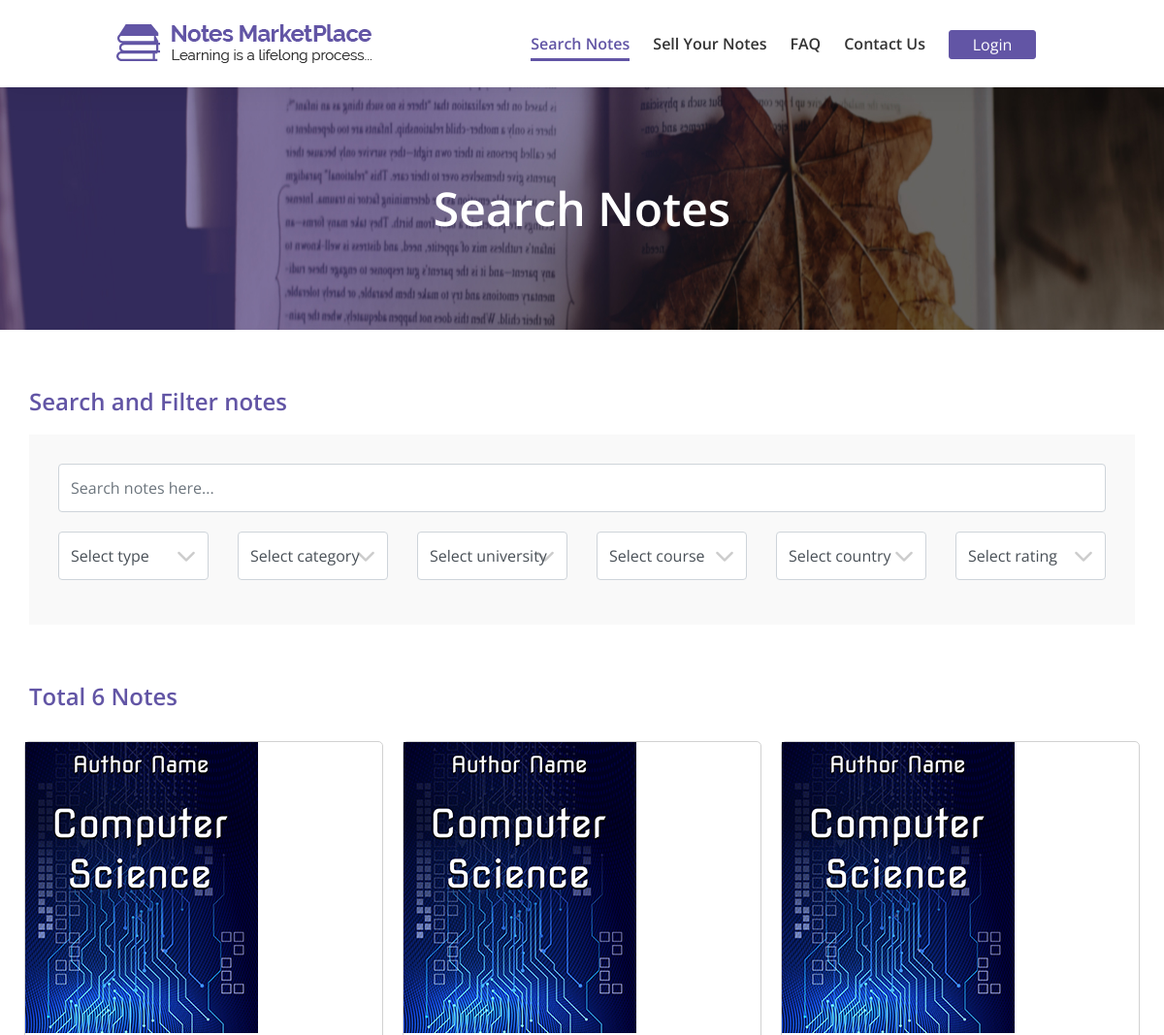
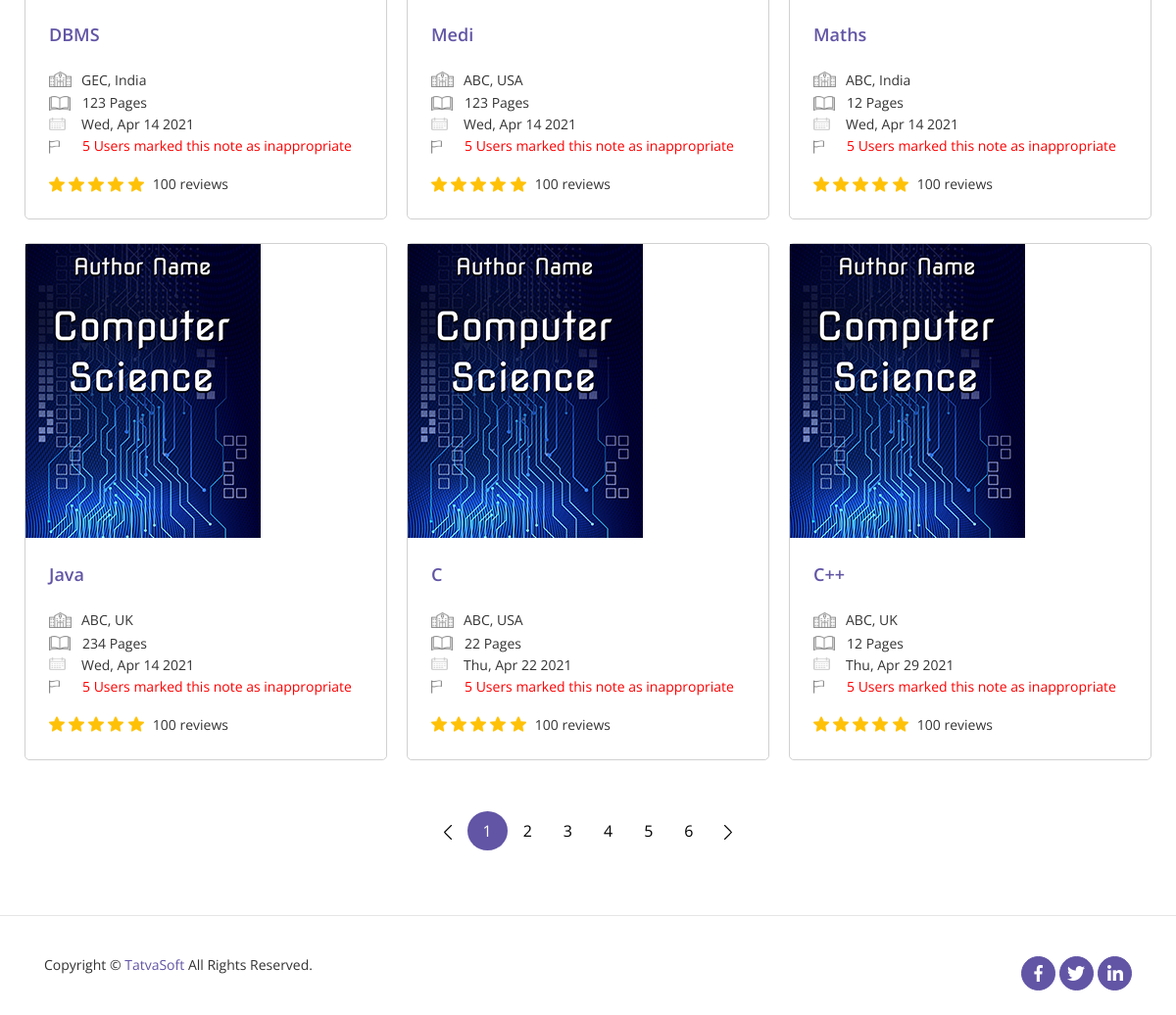
The app's page /mvc1/front/include/search-notes.php?user_id=34 (signed in) with its own data (2 pictures, top to bottom).
### tables this page shows
CREATE TABLE `seller_notes` (
  `ID` int(11) NOT NULL COMMENT 'PRIMARY KEY',
  `SellerID` int(11) NOT NULL COMMENT 'FOREIGN KEY relationship with Users table.',
  `Status` int(11) NOT NULL COMMENT 'FOREIGN KEY relationship with ReferenceData table.',
  `ActionedBy` int(11) DEFAULT NULL COMMENT 'FOREIGN KEY relationship with Users table.',
  `AdminRemarks` varchar(255) DEFAULT NULL,
  `PublishedDate` datetime DEFAULT NULL COMMENT 'Date and time when admin approves  a record.',
  `Title` varchar(100) NOT NULL,
  `Category` int(11) NOT NULL COMMENT 'FOREIGN KEY relationship with NotesCategory  table.',
  `DisplayPicture` varchar(500) DEFAULT NULL,
  `NoteType` int(11) DEFAULT NULL COMMENT 'FOREIGN KEY relationship with NoteTypes table.',
  `NumberofPages` int(11) DEFAULT NULL,
  `Description` varchar(255) NOT NULL,
  `UniversityName` varchar(200) DEFAULT NULL,
  `Country` int(11) DEFAULT NULL COMMENT 'FOREIGN KEY relationship with Country table.',
  `Course` varchar(100) DEFAULT NULL,
  `CourseCode` varchar(100) DEFAULT NULL,
  `Professor` varchar(100) DEFAULT NULL,
  `IsPaid` bit(1) NOT NULL COMMENT 'Set false if selling mode is free and set true if selling mode is paid.',
  `SellingPrice` decimal(10,0) DEFAULT NULL COMMENT 'if selling mode is paid - selling price cannot be a null',
  `NotesPreview` varchar(255) DEFAULT NULL COMMENT 'if selling mode is paid - note preview cannot be a null',
  `CreatedDate` datetime DEFAULT NULL,
  `CreatedBy` int(11) DEFAULT NULL,
  `ModifiedDate` datetime DEFAULT NULL,
  `ModifiedBy` int(11) DEFAULT NULL,
  `IsActive` bit(1) NOT NULL
);

CREATE TABLE `countries` (
  `ID` int(11) NOT NULL COMMENT 'PRIMARY KEY',
  `Name` varchar(100) NOT NULL,
  `CountryCode` varchar(100) NOT NULL,
  `CreatedDate` datetime DEFAULT NULL,
  `CreatedBy` int(11) DEFAULT NULL,
  `ModifiedDate` datetime DEFAULT NULL,
  `ModifiedBy` int(11) DEFAULT NULL,
  `IsActive` bit(1) NOT NULL
);

### mvc1/front/include/search-notes.php (the view, shortened to what this page needs)
<?php
    include 'connection.php';
    if(isset($_SESSION['user_id'])){
        $user_id = $_SESSION['user_id'];
    }
?>
<!DOCTYPE html>
<html lang="en">
<head>
    <link rel="stylesheet" href="../css/bootstrap/bootstrap.min.css">
    <link rel="stylesheet" href="../css/style.css">
</head>
<body>
    <section class="nav-bar">
        <nav class="navbar navbar-expand-lg navbar-light fixed-top">
            <a class="navbar-brand" href="home.html">
                <img src="../img/home/logo.png" alt="Logo">
            </a>
            <div class="collapse navbar-collapse" id="navbarNav">
                <ul class="navbar-nav ml-auto">
                    <li class="nav-item active">
                        <a class="nav-link" href="<?php if(isset($_SESSION['user_id'])){ echo "search-notes.php?user_id=".$user_id;} else {echo "search-notes.php";}?>">Search Notes</a>
                    </li>
                    <li class="nav-item">
                        <a class="nav-link" href="<?php if(isset($_SESSION['user_id'])){ echo "dashboard.php?user_id=".$user_id;} else {echo "login.php";} ?>">Sell Your Notes</a>
                    </li>
                    <li class="nav-item">
                        <a class="nav-link" href="faq.html">FAQ</a>
                    </li>
                    <li class="nav-item">
                        <a class="nav-link" href="<?php if(isset($_SESSION['user_id'])){ echo "contact-us.php?user_id=".$user_id;} else {echo "contact-us.php";} ?>">Contact Us</a>
                    </li>
                    <li class="nav-item">
                        <a class="nav-link" href="login.php"><button type="button" class="btn btn-primary btn-login">Login</button></a>
                    </li>
                </ul>
            </div>
        </nav>
    </section>
    <section id="title">
        <div id="title-content">
            <div class="container">
                <div class="row">
                    <div id="title-content-inner">
                        <div id="title-heading">
                            Search Notes
                        </div>
                    </div>
                </div>
            </div>
        </div>
    </section>
    <section class="search">
        <div class="container">
            <div class="search-filter">
                <div class="row">
                    <div class="col-md-12">
                        <h1 class="title">Search and Filter notes</h1>
                    </div>
                </div>
                <div class="filtering">
                    <div class="row">
                        <div class="col-md-12">
                            <input class="form-control me-2" id="search1" type="search"
                                placeholder="Search notes here..." aria-label="Search">
                        </div>
                    </div>
                    <div class="row" id="filter">
                        <div class="col-md-2 col-sm-4">
                            <div class="form-group">
                                <select id="dropdownType1" class="form-control">
                                    <option selected>Select type</option>
                                </select>
                            </div>
                        </div>
                        <div class="col-md-2 col-sm-4">
                            <div class="form-group">
                                <select id="dropdownCategory1" class="form-control">
                                    <option selected>Select category</option>
                                </select>
                            </div>
                        </div>
                        <div class="col-md-2 col-sm-4">
                            <div class="form-group">
                                <select id="dropdownUniversity1" class="form-control">
                                    <option selected>Select university</option>
                                </select>
                            </div>
                        </div>
                        <div class="col-md-2 col-sm-4">
                            <div class="form-group">
                                <select id="dropdownCourse1" class="form-control">
                                    <option selected>Select course</option>
                                </select>
                            </div>
                        </div>
                        <div class="col-md-2 col-sm-4">
                            <div class="form-group">
                                <select id="dropdownCountry1" class="form-control">
                                    <option selected>Select country</option>
                                </select>
                            </div>
                        </div>
                        <div class="col-md-2 col-sm-4">
                            <div class="form-group">
                                <select id="dropdownRating1" class="form-control">
                                    <option selected>Select rating</option>
                                </select>
                            </div>
                        </div>
                    </div>
                </div>
                <div class="row">
                    <div class="col-md-12">
                    <?php
                    $query = "SELECT * FROM seller_notes WHERE Status = 9";
                    $notes = mysqli_query($connection, $query);
                    $count = mysqli_num_rows($notes);
                    ?>
                        <h1 class="title">Total <?php echo $count ?> Notes</h1>
                    </div>
                </div>
                <div class="filter-result">
                    <div class="row">
                        <?php
                                for ($i = 1; $i <= $count; $i++){
                                $row = mysqli_fetch_assoc($notes);
                                $note_id = $row['ID'];
                                $note_title = $row['Title'];
                                $note_pic = $row['DisplayPicture'];
                                $note_page = $row['NumberofPages'];
                                $note_university = $row['UniversityName'];
                                $note_country = $row['Country'];
                                $note_date = $row['PublishedDate'];
                                $date = strtotime($note_date);
                                $conquery = "SELECT * FROM countries WHERE ID = '$note_country'";
                                $country_id = mysqli_query($connection, $conquery);
                                $row = mysqli_fetch_assoc($country_id);
                                $book_country = $row['Name'];
                            ?>
                        <div class="col-md-4 col-sm-6" style="padding: 12px 10px;">
                            <div class="full-book">
                                <div class="book-cover">
                                    <a href="<?php if(isset($user_id)){echo 'note-details.php?note_id='.$note_id.'&user_id='.$user_id;} else {echo 'note-details.php?note_id='.$note_id;}?>">
                                    <img src="<?php echo $note_pic; ?>" alt="book-cover" id="book-cover-1" class="img-fluid img-responsive"></a>
                                </div>
                                <div class="book-details">
                                    <a href="<?php if(isset($user_id)){echo 'note-details.php?note_id='.$note_id.'&user_id='.$user_id;} else {echo 'note-details.php?note_id='.$note_id;}?>">
                                    <h5 id="book-title"><?php echo $note_title; ?></h5></a>
                                    <ul>
                                        <li><img src="../img/search/university.png" id="book-uni"><?php echo $note_university,', ', $book_country; ?></li>
                                        <li><img src="../img/search/pages.png" id="book-pages"><?php echo $note_page; ?> Pages</li>
                                        <li><img src="../img/search/calendar.png" id="book-date"><?php echo date('D, M d Y', $date); ?></li>
                                        <li><img src="../img/search/flag.png" id="book-remark"><span id="red-text">5 Users
                                                marked this note as inappropriate</span></li>
                                    </ul>
                                    <img src="../img/search/star.png" id="book-rating">
                                    <img src="../img/search/star.png" id="book-rating">
                                    <img src="../img/search/star.png" id="book-rating">
                                    <img src="../img/search/star.png" id="book-rating">
                                    <img src="../img/search/star.png" id="book-rating">
                                    <span id="reviews">100 reviews</span>
                                </div>
                            </div>
                        </div>
                        <?php } ?>
                    </div>
                </div>
            </div>
        </div>
    </section>
    <div class="row justify-content-center">
        <div class="pagination">
            <a href="#"><img src="../img/search/left-arrow.png"></a>
            <a href="#" class="active">1</a>
            <a href="#">2</a>
            <a href="#">3</a>
            <a href="#">4</a>
            <a href="#">5</a>
            <a href="#">6</a>
            <a href="#"><img src="../img/search/right-arrow.png"></a>
        </div>
    </div>
    <hr>
    <section class="footer">
        <div class="container">
            <div class="row">
                <div class="col-md-6 footer-content">
                    <p>Copyright © <a href="https://www.tatvasoft.com/">TatvaSoft</a> All Rights Reserved.</p>
                </div>
                <div class="col-md-6 footer-social text-right">
                    <ul class="social-list">
                        <li><a href="#"><i><img src="../img/home/facebook.png"></i></a></li>
                        <li><a href="#"><i><img src="../img/home/twitter.png"></i></a></li>
                        <li><a href="#"><i><img src="../img/home/linkedin.png"></i></a></li>
                    </ul>
                </div>
            </div>
        </div>
    </section>
</body>
</html>

### mvc1/front/css/style.css (style rules this page uses)
html, body { height: 100%; font-family: 'Open Sans', sans-serif; }
* { margin: 0; padding: 0; box-sizing: border-box; }
section { overflow: hidden; }
.nav-bar .navbar { background: #fff !important; -webkit-box-shadow: 0 0 30px 0 rgba(0, 0, 0, 0.08); box-shadow: 0 0 30px 0 rgba(0, 0, 0, 0.08); font-size: 16px; font-weight: 600; line-height: 20px; padding: 18px 120px; background-color: transparent; position: fixed; top: 0; width: 100%; left: 0; right: 0; z-index: 999; -webkit-transition: all .3s; transition: all .3s; }
.nav-bar .navbar-light .navbar-nav .nav-link { font-family: Open Sans; color: #333333; font-size: 16px; font-weight: 600; line-height: 20px; padding: 5px 0; margin: 12px 12px 6px 12px; }
.nav-bar .navbar-light .navbar-collapse .navbar-nav .active a { color: #6255a5; border-bottom: 3px solid #6255a5; }
.nav-bar .navbar .btn-login { width: 90px; height: 30px; color: #fff; background-color: #6255a5; border: 1px solid #6255a5; border-radius: 3px; font-family: Open Sans; font-size: 16px; line-height: 22px; padding: 0; margin: -4px 0 0 0; }
#title-content { margin-top: 90px; width: 100%; height: 250px; position: relative; background-image: url('../img/user-profile/banner-with-overlay.jpg'); background-repeat: no-repeat; background-size: 100% 100%; }
#title-content-inner { position: absolute; top: 50%; left: 50%; transform: translate(-50%, -50%); }
#title-heading { color: #fff; font-size: 48px; line-height: 52px; font-weight: 600; }
::placeholder { font-size: 16px; font-weight: 400; line-height: 20px; color: #8a8a8a; }
.footer { padding-top: 25px; padding-bottom: 25px; }
.footer p { font-size: 14px; line-height: 18px; color: #333333; }
.footer a { color: #6255a5; }
.footer ul.social-list { padding: 0; margin: 0; }
.footer ul.social-list li { display: inline-block; padding: 0; }
.footer ul.social-list li a { text-align: center; border: 1px solid #6255a5; background: #6255a5; width: 35px; height: 35px; display: inline-block; line-height: 30px; color: #fff; border-radius: 50%; transition: all 400ms linear; }
.search .title { margin-top: 60px; margin-bottom: 20px; font-size: 24px; font-weight: 600; line-height: 28px; color: #6255a5; }
.search .container { padding: 0; }
.filtering { padding: 30px; background-color: #f9f9f9; }
.filtering #filter { margin-top: 20px; }
.form-control { height: 50px; }
.filter-result .full-book { border: 1px solid #d1d1d1; border-radius: 5px; }
.filter-result .book-details { padding: 24px; }
.filter-result .book-details h5 { font-size: 18px; line-height: 26px; font-weight: 600; color: #6255a5; margin-bottom: 24px; }
.filter-result .book-details ul { list-style: none; padding: 0; }
.filter-result .book-details ul li { font-size: 14px; line-height: 20px; font-weight: 400; margin-bottom: 2px; color: #333333; }
.filter-result .book-details #reviews { font-size: 14px; line-height: 20px; font-weight: 400; padding-left: 5px; color: #333333; }
.filter-result .book-details #book-uni { width: 23px; height: 20px; padding-bottom: 4px; margin-right: 10px; }
.filter-result .book-details #book-pages { width: 22px; height: 17px; padding-bottom: 2px; margin-right: 12px; }
.filter-result .book-details #book-date { width: 17px; height: 17px; padding-bottom: 4px; margin-right: 16px; }
.filter-result .book-details #book-remark { width: 11px; height: 16px; padding-bottom: 2px; margin-right: 23px; }
.filter-result .book-details #book-rating { height: 18px; padding-bottom: 2px; }
.filter-result .book-details #red-text { color: red; }
[id="dropdownType1"], [id="dropdownCategory1"], [id="dropdownUniversity1"], [id="dropdownCourse1"], [id="dropdownCountry1"], [id="dropdownRating1"] { background: url("../img/user-profile/down-arrow.png") 90% no-repeat #fff; appearance: none; }
.pagination { display: inline-block; padding-top: 40px; padding-bottom: 50px; }
.pagination a { color: black; float: left; padding: 8px 16px; text-decoration: none; }
.pagination a.active { background-color: #6255a5; color: white; border-radius: 50%; }

### records on screen
seller_notes: DisplayPicture (picture), Title "DBMS", UniversityName "GEC", Country.Name "India", NumberofPages "123", PublishedDate "Wed, Apr 14 2021"
seller_notes: DisplayPicture (picture), Title "Medi", UniversityName "ABC", Country.Name "USA", NumberofPages "123", PublishedDate "Wed, Apr 14 2021"
seller_notes: DisplayPicture (picture), Title "Maths", UniversityName "ABC", Country.Name "India", NumberofPages "12", PublishedDate "Wed, Apr 14 2021"
seller_notes: DisplayPicture (picture), Title "Java", UniversityName "ABC", Country.Name "UK", NumberofPages "234", PublishedDate "Wed, Apr 14 2021"
seller_notes: DisplayPicture (picture), Title "C", UniversityName "ABC", Country.Name "USA", NumberofPages "22", PublishedDate "Thu, Apr 22 2021"
seller_notes: DisplayPicture (picture), Title "C++", UniversityName "ABC", Country.Name "UK", NumberofPages "12", PublishedDate "Thu, Apr 29 2021"

### other values on screen
$count "6"
